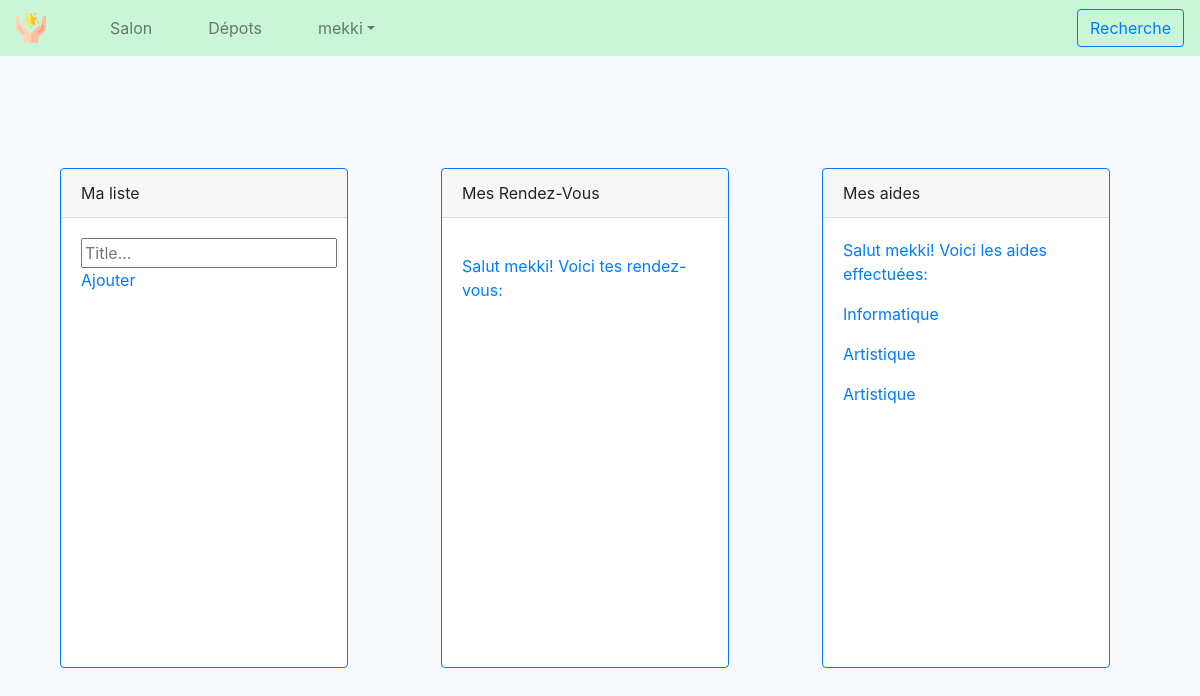
Before: /profile (signed in) with the older database file.
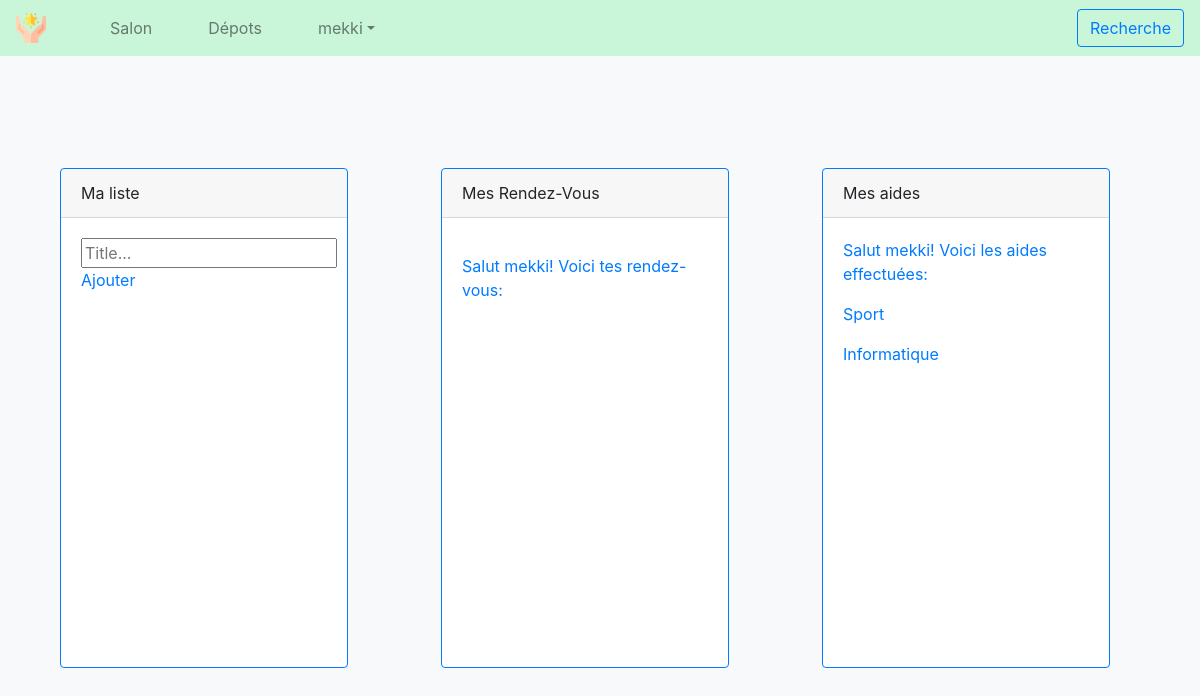
After: the same page with the newer database file.
### models.py (models this page shows, shortened)
class User(db.Model, UserMixin):
    id = db.Column(db.Integer, primary_key=True)  # primary keys are required by SQLAlchemy
    username = db.Column(db.String(1000), unique=True)
    password = db.Column(db.String(100))
    email = db.Column(db.String(100))
    missions = relationship("Mission", backref="poster", lazy='dynamic')

class Mission(db.Model):
    id = db.Column(db.Integer, primary_key=True)  # primary keys are required by SQLAlchemy
    id_ex_user = db.Column(db.Integer, db.ForeignKey(
        'user.id'))  # ,unique=True, on as pas le upper dans users car c'est comme qu'il secris sur le databse
    mission = db.Column(db.String(20), nullable=False)
    text = db.Column(db.String(200))

### auth.py (the view)
@app.route('/profile')
def profile():
    mission_opt = db.session.query(Mission.mission).filter_by(id_ex_user=current_user.id).all()
    return render_template('salon.html', name=current_user.username, posts=mission_opt)

### auth.py (called while the page is built)
@login_manager.user_loader
def load_user(user_id):
    return User.query.get(int(user_id))

### templates/Salon.html (shortened to what this page needs)
<!DOCTYPE html>
<html lang="fr">
<head>
  <link rel="stylesheet" href="https://stackpath.bootstrapcdn.com/bootstrap/4.3.1/css/bootstrap.min.css"
>
</head>
<body class="bg-light">
  <nav class="navbar navbar-expand-md navbar-light fixed-top" style="background-color: #c9f5d9;">
    <img src="/static/img/logo.png" class="img-fluid navbar-brand" alt="Logo aide étoilé" style="width:30px;">
    <div class="collapse navbar-collapse" id="navbarsExampleDefault">
      <ul class="navbar-nav mr-auto">
        <ul class="nav-item">
          <a class="nav-link" href="{{url_for('profile')}}">Salon</a>
        </ul>
        <ul class="nav-item">
          <a class="nav-link" href="{{url_for('depots_mission')}}">Dépots</a>
        </ul>
        <ul class="nav-item dropdown">
          <a class="nav-link dropdown-toggle" href="#" id="dropdown01" data-toggle="dropdown" aria-haspopup="true"
            aria-expanded="false">{{name}}</a>
        </ul>
      </ul>
      <form class="form-inline my-sm-0 my-lg-0">
        <button class="btn btn-outline-primary" type="button"><a
            href="{{url_for('recherche')}}">Recherche</a></button>
      </form>
    </div>
  </nav>
  <main role="main" class="container">
    <br><br><br><br>
    <div class="container">
      <br><br><br>
      <div class="row col justify-content-between">
        <div class="card border-primary mb-3 " style="max-width: 18rem; height: 500px;">
          <div class="card-header">Ma liste</div>
          <div class="card-body text-primary" id="myDIV">
            <input type="text" id="myInput" placeholder="Title...">
            <span onclick="newElement()" class="addBtn">Ajouter</span>
            </div>
        </div>
        <div class="card border-primary mb-3 " style="max-width: 18rem; height: 500px;">
          <div class="card-header">Mes Rendez-Vous</div>
          <div class="card-body text-primary">
            <p class="card-text">
              <p class="card-text">Salut {{name}}! Voici tes rendez-vous:
              </p>
          </div>
        </div>
        <div class="card border-primary mb-3 " style="max-width: 18rem; height: 500px;">
          <div class="card-header">Mes aides</div>
          <div class="card-body text-primary">
            <p class="card-text">Salut {{name}}! Voici les aides effectuées:</p>
            {% for post in posts %}
            <p>{{post.mission}}</p>
            {% endfor %}
          </div>
        </div>
      </div>
    </div>
  </main>
</body>
</html>

Changed rows visible on the page:
no longer on this page (row edited): Mission: mission "Artistique"
no longer on this page (row edited): Mission: mission "Artistique"
now on this page (row edited): Mission: mission "Sport"
